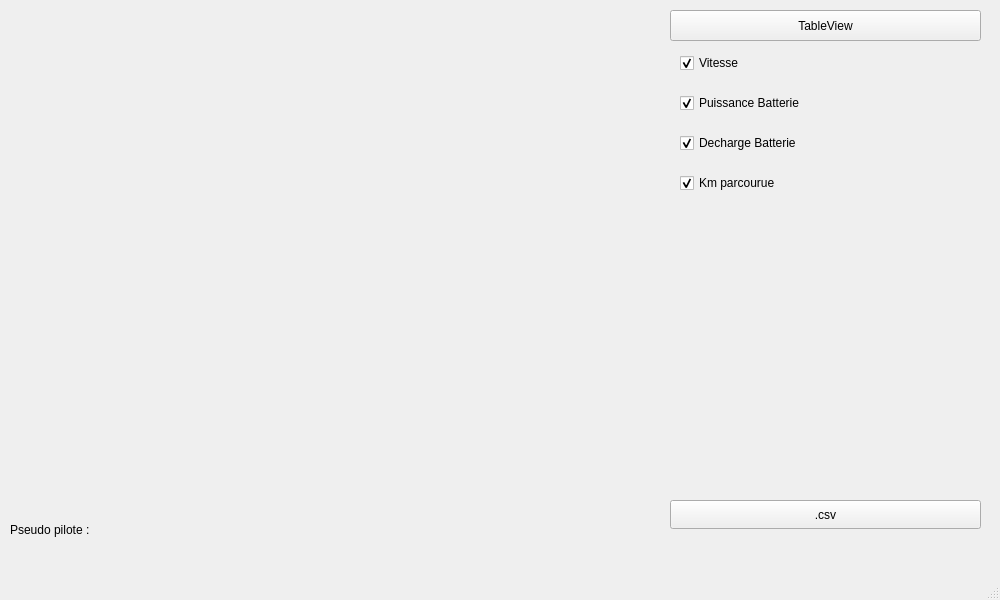
<?xml version="1.0" encoding="UTF-8"?>
<ui version="4.0">
 <class>MainWindow</class>
 <widget class="QMainWindow" name="MainWindow">
  <property name="geometry">
   <rect>
    <x>0</x>
    <y>0</y>
    <width>1000</width>
    <height>600</height>
   </rect>
  </property>
  <property name="maximumSize">
   <size>
    <width>1000</width>
    <height>600</height>
   </size>
  </property>
  <property name="windowTitle">
   <string>MainWindow</string>
  </property>
  <widget class="QWidget" name="centralwidget">
   <widget class="QWidget" name="gridLayoutWidget">
    <property name="geometry">
     <rect>
      <x>10</x>
      <y>10</y>
      <width>641</width>
      <height>511</height>
     </rect>
    </property>
    <layout class="QGridLayout" name="gridLayout"/>
   </widget>
   <widget class="QPushButton" name="pushButton">
    <property name="geometry">
     <rect>
      <x>670</x>
      <y>10</y>
      <width>311</width>
      <height>31</height>
     </rect>
    </property>
    <property name="text">
     <string>TableView</string>
    </property>
   </widget>
   <widget class="QPushButton" name="pushButton_2">
    <property name="geometry">
     <rect>
      <x>670</x>
      <y>500</y>
      <width>311</width>
      <height>29</height>
     </rect>
    </property>
    <property name="text">
     <string>.csv</string>
    </property>
   </widget>
   <widget class="QLabel" name="label">
    <property name="geometry">
     <rect>
      <x>10</x>
      <y>520</y>
      <width>111</width>
      <height>20</height>
     </rect>
    </property>
    <property name="text">
     <string>Pseudo pilote :</string>
    </property>
   </widget>
   <widget class="QCheckBox" name="checkBox">
    <property name="geometry">
     <rect>
      <x>680</x>
      <y>50</y>
      <width>93</width>
      <height>26</height>
     </rect>
    </property>
    <property name="autoFillBackground">
     <bool>false</bool>
    </property>
    <property name="text">
     <string>Vitesse</string>
    </property>
    <property name="checked">
     <bool>true</bool>
    </property>
   </widget>
   <widget class="QCheckBox" name="checkBox_2">
    <property name="geometry">
     <rect>
      <x>680</x>
      <y>90</y>
      <width>161</width>
      <height>26</height>
     </rect>
    </property>
    <property name="text">
     <string>Puissance Batterie</string>
    </property>
    <property name="checked">
     <bool>true</bool>
    </property>
   </widget>
   <widget class="QCheckBox" name="checkBox_3">
    <property name="geometry">
     <rect>
      <x>680</x>
      <y>130</y>
      <width>151</width>
      <height>26</height>
     </rect>
    </property>
    <property name="text">
     <string>Decharge Batterie</string>
    </property>
    <property name="checked">
     <bool>true</bool>
    </property>
   </widget>
   <widget class="QCheckBox" name="checkBox_4">
    <property name="geometry">
     <rect>
      <x>680</x>
      <y>170</y>
      <width>151</width>
      <height>26</height>
     </rect>
    </property>
    <property name="text">
     <string>Km parcourue</string>
    </property>
    <property name="checked">
     <bool>true</bool>
    </property>
   </widget>
  </widget>
  <widget class="QMenuBar" name="menubar">
   <property name="geometry">
    <rect>
     <x>0</x>
     <y>0</y>
     <width>1000</width>
     <height>25</height>
    </rect>
   </property>
  </widget>
  <widget class="QStatusBar" name="statusbar"/>
 </widget>
 <resources/>
 <connections/>
</ui>
